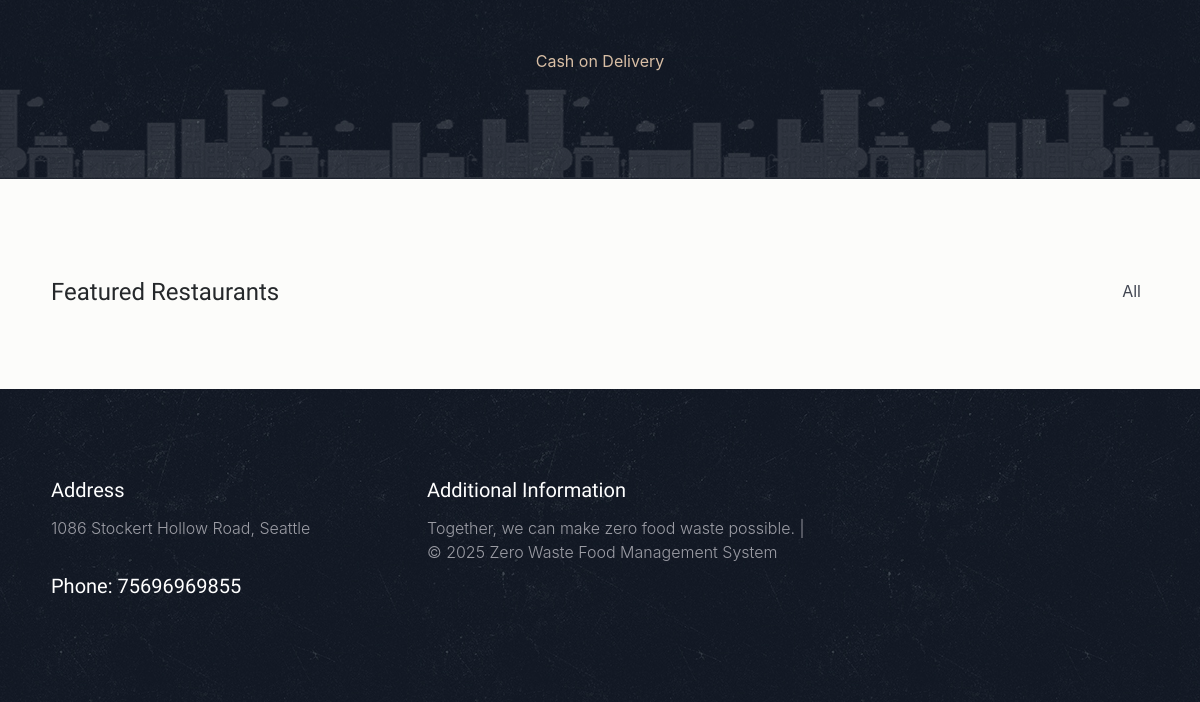
/ (lower part), run on an earlier commit of the app's database.
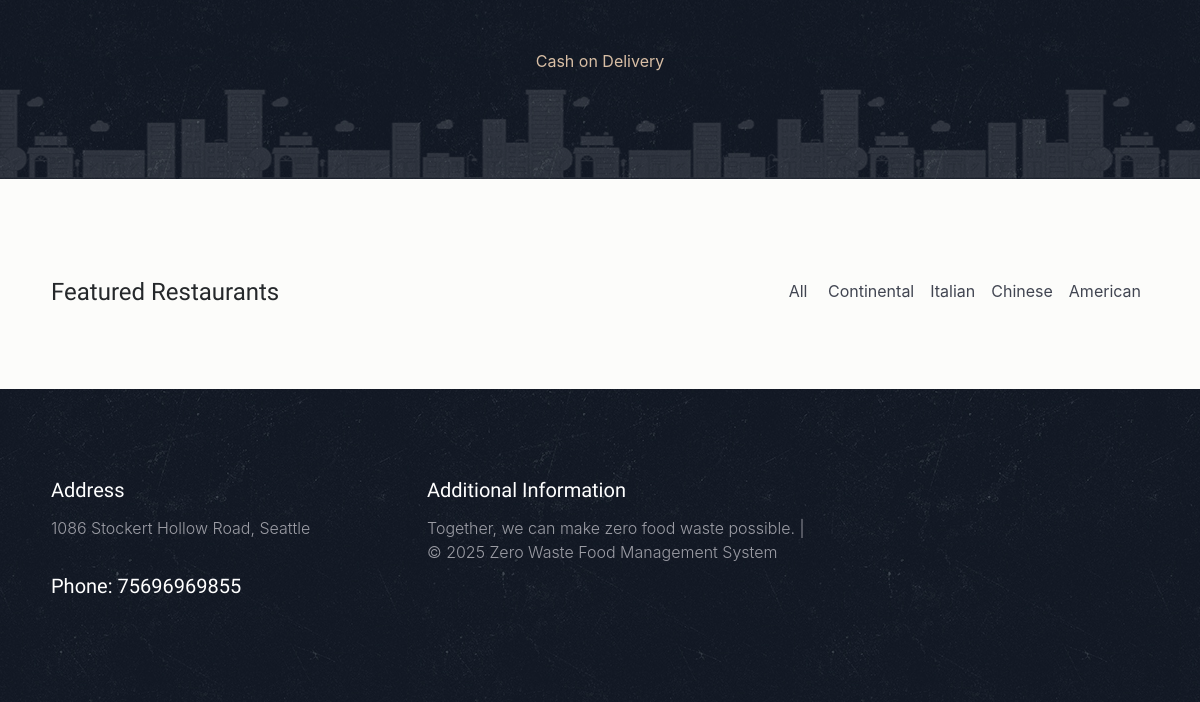
And on a later commit of the database.
### tables this page shows
CREATE TABLE `res_category` (
  `c_id` int(222) NOT NULL,
  `c_name` varchar(222) NOT NULL,
  `date` timestamp NOT NULL DEFAULT current_timestamp() ON UPDATE current_timestamp()
);

### index.php (the view, shortened to what this page needs)
<?php
include 'parts/start.php';
?>
<section class="how-it-works">
    <div class="container">
        <div class="row">
            <div class="col-sm-12 text-center">
                <p class="pay-info">Cash on Delivery</p>
            </div>
        </div>
    </div>
</section>
<section class="featured-restaurants">
    <div class="container">
        <div class="row">
            <div class="col-sm-4">
                <div class="title-block pull-left">
                    <h4>Featured Restaurants</h4>
                </div>
            </div>
            <div class="col-sm-8">
                <div class="restaurants-filter pull-right">
                    <nav class="primary pull-left">
                        <ul>
                            <li><a href="#" class="selected" data-filter="*">all</a></li>
                            <?php
                            $res = mysqli_query($db, "select * from res_category");
                            while ($row = mysqli_fetch_array($res)) {
                                echo '<li><a href="#" data-filter=".' . $row['c_name'] . '"> ' . $row['c_name'] . '</a></li>';
                            }
                            ?>
                        </ul>
                    </nav>
                </div>
            </div>
        </div>
    </div>
</section>
<?php include 'parts/end.php'; ?>

### parts/start.php (shortened to what this page needs)
<!DOCTYPE html>
<html lang="en">
<?php
include 'head.php';
echo '<body>';
?>

### parts/head.php (shortened to what this page needs)
<head>
    <link href="/zerowaste/css/bootstrap.min.css" rel="stylesheet">
    <link href="/zerowaste/css/font-awesome.min.css" rel="stylesheet">
    <link href="/zerowaste/css/animsition.min.css" rel="stylesheet">
    <link href="/zerowaste/css/animate.css" rel="stylesheet">
    <link href="/zerowaste/css/style.css" rel="stylesheet">
    <link rel="stylesheet" href="https://cdnjs.cloudflare.com/ajax/libs/font-awesome/6.5.0/css/all.min.css"
 />
</head>

### parts/footer.php (shortened to what this page needs)
<footer class="footer">
    <div class="container">
        <div class="row bottom-footer">
            <div class="col-xs-12 col-sm-4 address color-gray">
                <h5>Address</h5>
                <p>1086 Stockert Hollow Road, Seattle</p>
                <h5>Phone: 75696969855</h5>
            </div>
            <div class="col-xs-12 col-sm-5 additional-info color-gray">
                <h5>Additional Information</h5>
                <p>Together, we can make zero food waste possible. |<br> © 2025 Zero Waste Food Management System</p>
            </div>
        </div>
    </div>
</footer>

### parts/end.php
<?php
    include 'footer.php';
?>
</body>
</html>

### css/style.css (style rules this page uses)
body { background: rgba(252, 251, 249, 0.68); font-size: 16px; color: #4d4f56; font-weight: 400; overflow-x: hidden; }
.h1, .h2, .h3, .h4, .h5, .h6, h1, h2, h3, h4, h5, h6 { font-family: "Source Sans Pro", sans-serif; color: #25282b; }
a { color: #5c4ac7; }
ul { list-style-type: none; padding: 0; }
.container { max-width: 1270px; width: 94%; }
.how-it-works { background-image: url(../images/city.png), url(../images/pattern.png); background-repeat: repeat-x, repeat; background-position: bottom, center; padding: 90px 0; position: relative; }
.how-it-works p.pay-info { font-size: 16px; color: #d8bea5; margin-top: 25px; text-align: center; }
.how-it-works p { color: #9c9da5; }
.featured-restaurants { padding: 100px 0 20px; position: relative; }
.restaurants-filter ul li { display: inline-block; padding: 0 0.5rem; }
.featured-restaurants .restaurants-filter ul li a { font-weight: 400; color: #414551; font-size: 16px; text-transform: capitalize; }
footer { background: url(../images/pattern.png) center repeat; padding: 90px 0; z-index: 1; position: relative; }
footer h5 { color: #fff; font-family: "Source Sans Pro", sans-serif; margin-bottom: 15px; }
footer p, footer, footer span { font-weight: 300; color: #9c9da5; }
.address p { margin-bottom: 35px; }

What changed in the data, as far as the page shows it:
added res_category: c_name "Continental"
added res_category: c_name "Italian"
added res_category: c_name "Chinese"
added res_category: c_name "American"
